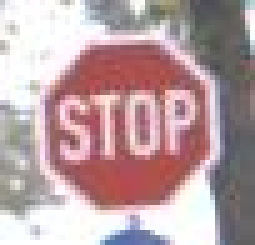
#> input picture Laboratorios/Laboratorio 1/train/stop/00000_00003.jpg, 51 x 49 px, found by its file name (shown 5 times larger); its folder holds only this picture in this run
$ jupyter execute --allow-errors 'señales_de_transito.ipynb'   (older library calls are emulated)
#> lines starting #> are read from the running program, lines starting #| are printed output that depends on the picture
**Laboratorio # 1**

---

El dataset y codigo se encuentran almacenados en el repositorio de git hub

> Link de github:https://github.com/R1mber/sis421/tree/master/Laboratorios/Laboratorio%201

[cell 1]
import os
import numpy as np
from PIL import Image
import matplotlib.pyplot as plt
from sklearn.metrics import accuracy_score
from skimage import io

[cell 2]
from google.colab import drive
drive.mount('/content/drive/')

[cell 3]
import shutil
shutil.copy("/content/drive/MyDrive/inteligencia_artificial/ia2/laboratorio/transito.zip", "transito.zip")

[cell 4]
import shutil

#> (the rest of this cell did not finish here and is left out)

[cell 5]
path_train = '/content/train/'
path_test = '/content/test/'
directorios_train = os.listdir(path_train)
#> (the rest of this cell did not finish here and is left out)

[cell 6]
labels_def = {'peatones':0, 'ciclovia':1, 'stop':2}

[cell 7]
images_train = []
labels_train = []
for d in directorios_train:
   imagenes = os.listdir(path_train + d)
   for i in imagenes:
       imgPath2 = path_train + d + '/' + i
       img1 = Image.open(imgPath2)
#> img1 is the input picture: PIL image 51x49 RGB; mean R, G, B 185.1, 160.3, 163.5
       new_img = img1.resize((32,32))
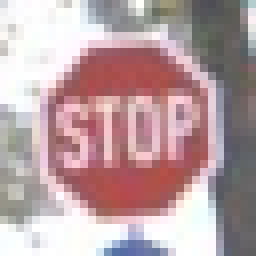
#> new_img: PIL image 32x32 RGB (shown 8 times larger); mean R, G, B 185, 160.3, 163.5
       images_train.append(np.array(new_img)/255)
       labels_train.append(labels_def[d])
       #img = io.imread(imgPath)/255.0

[cell 8]
images_test = []
labels_test = []
#> (the rest of this cell did not finish here and is left out)

[cell 9]
X_test= np.asarray(images_test)
y_test_ = np.asarray(labels_test)

[cell 10]
X_test.shape

[cell 11]
x = np.asarray(images_train)
y = np.asarray(labels_train)
print(x.shape)
#| (1, 32, 32, 3)
#print(y)

[cell 12]
# [4 lines left out: function getText, not called in this run]

def printImage(imageId):
  label = y[imageId]
  plt.imshow(x[imageId])
  getText(label)
#> (the rest of this cell did not finish here and is left out)

[cell 13]
dims = x.shape[1] * x.shape[2] * x.shape[3]
#> dims = 3072
x = x.reshape(x.shape[0], dims)

#> (a cell that did not finish here is left out)

[cell 15]
x.shape
#> Out = (1, 3072)

[cell 16]
x.shape, y.shape
#> Out = ((1, 3072), (1,))

[cell 17]
#y = y[:20].astype(np.int)
y

[cell 18]
#funciondes de activacion
def relu(x):
  return np.maximum(0, x)

def reluPrime(x):
  return x > 0

[cell 19]
def linear(x):
    return x

def sigmoid(x):
  return 1 / (1 + np.exp(-x))

def softmax(x):
    return np.exp(x) / np.exp(x).sum(axis=-1,keepdims=True)

[cell 20]
# Binary Cross Entropy -> usada para clasificación binaria (con sigmoid)
def bce(y, y_hat):
    return - np.mean(y.reshape(y_hat.shape)*np.log(y_hat) - (1 - y.reshape(y_hat.shape))*np.log(1 - y_hat))

# Cross Entropy (aplica softmax + cross entropy de manera estable) -> usada para clasificación multiclase
# [4 lines left out: function crossentropy, not called in this run]

[cell 21]
def grad_bce(y, y_hat):
    return y_hat - y.reshape(y_hat.shape)

# [4 lines left out: function grad_crossentropy, not called in this run]

[cell 22]
class MLP():
  def __init__(self, D_in, H, D_out, loss, grad_loss, activation):
    # pesos de la capa 1
    self.w1, self.b1 = np.random.normal(loc=0.0,
                                  scale=np.sqrt(2/(D_in+H)),
                                  size=(D_in, H)), np.zeros(H)
    # pesos de la capa 2
    self.w2, self.b2 = np.random.normal(loc=0.0,
                                  scale=np.sqrt(2/(H+D_out)),
                                  size=(H, D_out)), np.zeros(D_out)
    self.ws = []
    # función de pérdida y derivada
    self.loss = loss
    self.grad_loss = grad_loss
    # función de activación
    self.activation = activation

  # [7 lines left out: function __call__, not called in this run]

  def fit(self, X, Y, epochs = 100, lr = 0.001, batch_size=None, verbose=True, log_each=1):
#> called with X = array of shape (1, 3072), Y = array of shape (1,), epochs = 1000, lr = 0.02, batch_size = 10, verbose = True, log_each = 100
    batch_size = len(X) if batch_size == None else batch_size
#> batch_size = 10
    batches = len(X) // batch_size
#> batches = 0
    l = []
    for e in range(1,epochs+1):
        # Mini-Batch Gradient Descent
        _l = []
        for b in range(batches):
            # batch de datos
            x = X[b*batch_size:(b+1)*batch_size]
            y = Y[b*batch_size:(b+1)*batch_size]
            # salida del perceptrón
            y_pred = self(x)
            # función de pérdida
            loss = self.loss(y, y_pred)
            _l.append(loss)
            # Backprop
            dldy = self.grad_loss(y, y_pred)
            grad_w2 = np.dot(self.h.T, dldy)
            grad_b2 = dldy.mean(axis=0)
            dldh = np.dot(dldy, self.w2.T)*reluPrime(self.h_pre)
            grad_w1 = np.dot(x.T, dldh)
            grad_b1 = dldh.mean(axis=0)
            # Update (GD)
            self.w1 = self.w1 - lr * grad_w1
            self.b1 = self.b1 - lr * grad_b1
            self.w2 = self.w2 - lr * grad_w2
            self.b2 = self.b2 - lr * grad_b2
        l.append(np.mean(_l))
        # guardamos pesos intermedios para visualización
        self.ws.append((
            self.w1.copy(),
            self.b1.copy(),
            self.w2.copy(),
            self.b2.copy()
        ))
        if verbose and not e % log_each:
            print(f'Epoch: {e}/{epochs}, Loss: {np.mean(l):.5f}')
#> after the loop, l = 921 items, first 6: nan, nan, nan, nan, nan, nan; self.b1 = 100 values from 0 to 0; self.b2 = [0, 0, 0]; self.w2 = 100 rows, first 8: [0.0666, 0.225, 0.00525], [0.0731, 0.104, 0.0652], [0.0535, -0.0258, 0.0609], [0.21, 0.138, -0.0969], [-0.276, 0.081, -0.0021], [0.0397, -0.0641, -0.239], [-0.0811, -0.0566, 0.129], [0.0691, 0.0238, 0.146]; self.ws = 920 items

  # [5 lines left out: function predict, not called in this run]


$ run again, on Laboratorios/Laboratorio 1/train/stop/00000_00014.jpg
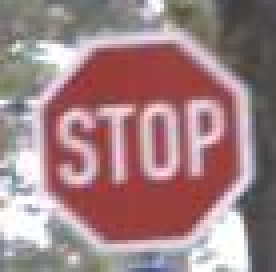
#> input picture Laboratorios/Laboratorio 1/train/stop/00000_00014.jpg, 69 x 68 px, found by its file name (shown 4 times larger)
#> img1 is the input picture: PIL image 69x68 RGB; mean R, G, B 160, 129.1, 131.8
#> `new_img = img1.resize((32,32))`:
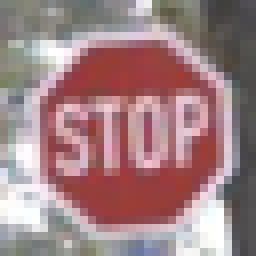
#> new_img: PIL image 32x32 RGB (shown 8 times larger); mean R, G, B 160, 129.1, 131.9
#| (1, 32, 32, 3)
#> batch_size = 10
#> batches = 0
#> after the loop in fit, `for e in range(1,epochs+1):`: l = 921 items, first 6: nan, nan, nan, nan, nan, nan; self.b1 = 100 values from 0 to 0; self.b2 = [0, 0, 0]; self.w2 = 100 rows, first 8: [0.0666, 0.225, 0.00525], [0.0731, 0.104, 0.0652], [0.0535, -0.0258, 0.0609], [0.21, 0.138, -0.0969], [-0.276, 0.081, -0.0021], [0.0397, -0.0641, -0.239], [-0.0811, -0.0566, 0.129], [0.0691, 0.0238, 0.146]; self.ws = 920 items
